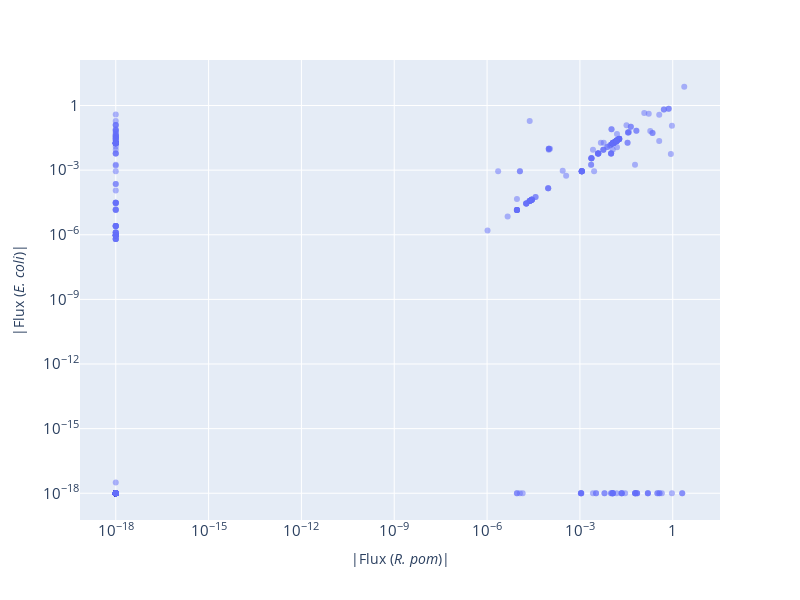

The cell this chart's notebook holds for it:
### Code cell
import plotly.express as px

subset_data = reaction_data[reaction_data["has_link"]]

# Add small positive value to prevent log(0)
subset_data["rpom_flux_adj"] = 1e-18 + subset_data["rpom_flux"].abs()
subset_data["ecoli_flux_adj"] = 1e-18 + subset_data["ecoli_flux"].abs()

subset_data["reaction_str"] = [model.reactions.get_by_id(rxn).reaction for rxn in subset_data["id"]]
fig = px.scatter(subset_data,
                 x="rpom_flux_adj",
                 y="ecoli_flux_adj",
                 custom_data=["id", "reaction_str", "rpom_flux", "ecoli_flux"],
                 labels={
                    "rpom_flux_adj" : "|Flux (<i>R. pom</i>)|",
                    "ecoli_flux_adj" : "|Flux (<i>E. coli</i>)|"
                 },
                 log_x = True,
                 log_y = True,
                 opacity=0.5)
fig.update_traces(
    hovertemplate="<br>".join([
        "<b>%{customdata[0]}</b>",
        "rpom flux: %{customdata[2]}",
        "ecoli flux: %{customdata[3]}",
        "rxn: %{customdata[1]}"
    ]))

# fig.update_yaxes(range=[abs(subset_data["ecoli_flux"][subset_data["ecoli_flux"] != 0].min()), subset_data["ecoli_flux"].max()])

fig.update_layout(
    width=800,
    height=600,
    yaxis = dict(
        showexponent = 'all',
        exponentformat = 'power'
    ),
    xaxis = dict(
        showexponent = 'all',
        exponentformat = 'power'
    ),
)
fig.show()
fig.write_html("img/scatter_interactive.html")

### Figure 1 — Plotly figure (JSON) as saved in the notebook; plotly's stock layout.template omitted (floating-point values rounded to 4 significant figures; data arrays with more than 128 entries replaced by an {"elided": "..."} marker saying what was removed)
{"data": [{"customdata": {"elided": "595x4 mixed values"}, "hovertemplate": "<b>%{customdata[0]}</b><br>rpom flux: %{customdata[2]}<br>ecoli flux: %{customdata[3]}<br>rxn: %{customdata[1]}", "legendgroup": "", "marker": {"color": "#636efa", "opacity": 0.5, "symbol": "circle"}, "mode": "markers", "name": "", "orientation": "h", "showlegend": false, "type": "scatter", "x": {"elided": "595 float values"}, "xaxis": "x", "y": {"elided": "595 float values"}, "yaxis": "y"}], "layout": {"height": 600, "legend": {"tracegroupgap": 0}, "margin": {"t": 60}, "width": 800, "xaxis": {"anchor": "y", "domain": [0, 1], "exponentformat": "power", "showexponent": "all", "title": {"text": "|Flux (<i>R. pom</i>)|"}, "type": "log"}, "yaxis": {"anchor": "x", "domain": [0, 1], "exponentformat": "power", "showexponent": "all", "title": {"text": "|Flux (<i>E. coli</i>)|"}, "type": "log"}}}
